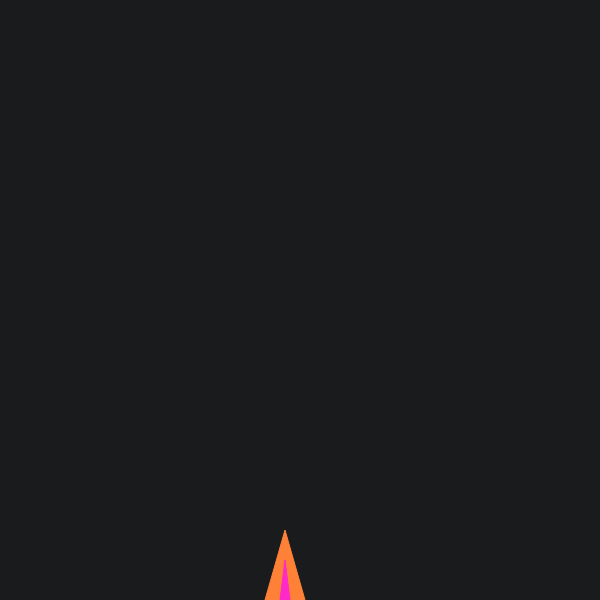
Frame 1 (no input)
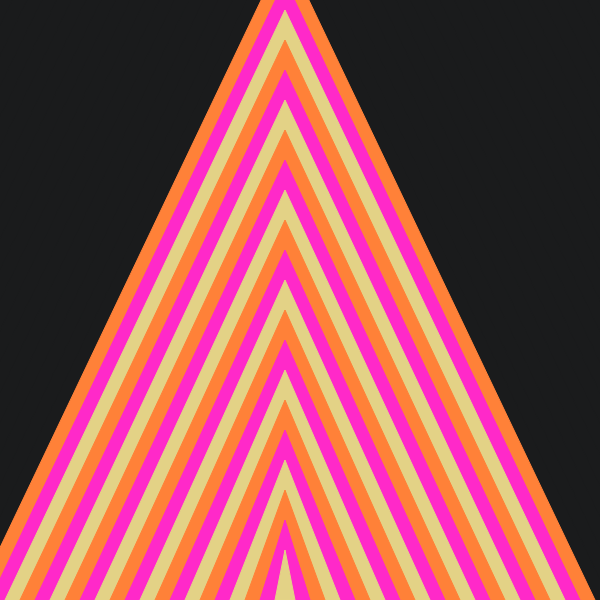
Frame 60 (no input)
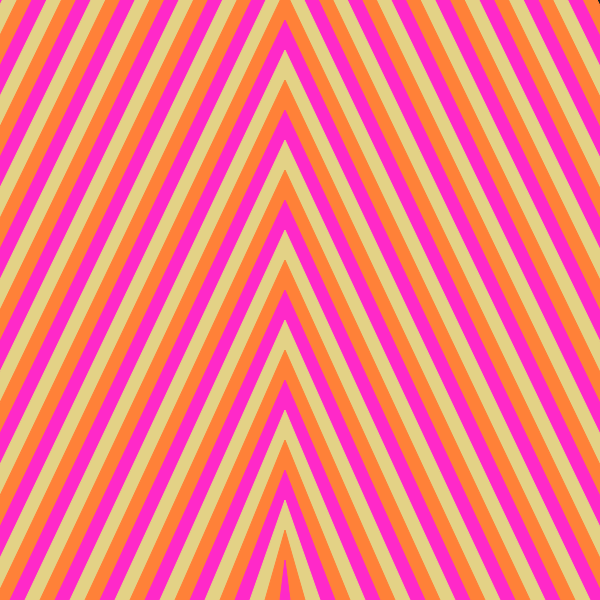
Frame 120 (the mouse pressed at the canvas centre since frame 60)

The p5.js sketch that drew these frames (run headless with seeded random() and noise() and a simulated clock; from frame 60 on, the mouse is pressed at the canvas centre):

// p5.js sketch
// ── sketch.js
//Global Variables
var frames = 0;

var triX = 285;
var triY = 570;
var triColor = new Array(75).fill().map(() => [26, 27, 28]);
var newColor;
var colorTracker = 0;

var squareX = 0;
var squareY = 0;
var Xmod = 0;
var Ymod = 0;

var circleX = 400;
var circleY = 200;
var diameter;
var circColors = [[23, 255, 46], [156, 2, 45], [189, 252, 210], [3, 28, 252]];
var ripColor = 0;
var ripple1 = 1;
var ripple2 = 1;
var ripple3 = 1;
var ripple4 = 1;
var ripple5 = 1;
var ripple6 = 1;
var ripple7 = 1;
var ripple8 = 1;
var ripple9 = 1;
var ripple10 = 1;

function setup() {
  createCanvas(600,600);
  triColor[0] = [255, 129, 56];
}

function draw() {
  
  //begin drawing the triangles
  if (frames < 201){
    frameRate(40);
    var remainder = frames % 3;
    if (remainder == 0) {
      var newColor;
      if (colorTracker == 0){
        newColor = [255, 41, 201];
        colorTracker = 1;
      } else if (colorTracker == 1){
        newColor = [227, 210, 134];
        colorTracker = 2;
      } else {
        newColor = [255, 129, 56];
        colorTracker = 0;
      }
      triColor.unshift(newColor);
      triColor.pop();
    }
      for(var k = 74; k > -1; k--){
        fill(triColor[k]);
        stroke(triColor[k]);
        triangle(triX - (k*15) - (colorTracker*5), 600, triX, triY - (k*30) - (colorTracker*10), triX + (k*15) + (colorTracker*5), 600);
      }
  }
  
  //erase the triangles
  if (frames > 200 && frames < 331){
    var remainder = frames % 3;
    if (remainder == 0) {
      triColor.unshift([26, 27, 28]);
      triColor.pop();
    }
      for(var k = 74; k > -1; k--){
        fill(triColor[k]);
        stroke(triColor[k]);
        triangle(triX - (k*15) - (colorTracker*5), 600, triX, triY - (k*30) - (colorTracker*10), triX + (k*15) + (colorTracker*5), 600);
      }
  }
  
  //horizontal box stripes
  if (frames > 330 && frames < 357){
    frameRate(15);
    strokeWeight(6);
    for (var j = 0; j< 3; j++){
      squareX = 0
      stroke(5, 218, 255);
      fill(120, 3, 255);
      square (squareX + Xmod, squareY + (200 * j),100);
       
      squareX = 500;
      stroke(120, 3, 255);
      fill(5, 218, 255);
      square (squareX - Xmod, squareY + 100 + (200 * j),100);
    }
    Xmod += 20
  }
  
  //vertical box stripes
  if (frames > 358 && frames < 385){
    frameRate(15);
    strokeWeight(6);
    for (var j = 0; j< 3; j++){
      squareX = 0
      stroke(5, 218, 255);
      fill(120, 3, 255);
      square (squareY + (200 * j), squareX + Ymod, 100);
       
      squareX = 500;
      stroke(120, 3, 255);
      fill(5, 218, 255);
      square (squareY + 100 + (200 * j), squareX - Ymod, 100);
    }
    Ymod += 20
  }
  
  //reset Xmod and Ymod
  if (frames == 385){
    Xmod = 0;
    Ymod = 0;
  }

  //horizontal box stripes
  if (frames > 386 && frames < 413){
    frameRate(15);
    strokeWeight(6);
    for (var j = 0; j< 3; j++){
      squareX = 0
      stroke(5, 218, 255);
      fill(120, 3, 255);
      square (squareX + Xmod, squareY + (200 * j),100);
       
      squareX = 500;
      stroke(120, 3, 255);
      fill(5, 218, 255);
      square (squareX - Xmod, squareY + 100 + (200 * j),100);
    }
    Xmod += 20
  }
  
  //vertical box stripes
  if (frames > 414 && frames < 441){
    frameRate(15);
    strokeWeight(6);
    for (var j = 0; j< 3; j++){
      squareX = 0
      stroke(5, 218, 255);
      fill(120, 3, 255);
      square (squareY + (200 * j), squareX + Ymod, 100);
       
      squareX = 500;
      stroke(120, 3, 255);
      fill(5, 218, 255);
      square (squareY + 100 + (200 * j), squareX - Ymod, 100);
    }
    Ymod += 20
  }  
  
  //erasing box stripes
  if (frames == 442){
    Xmod = 0;
  }
  if (frames > 442 && frames < 469){
    frameRate(15);
    strokeWeight(6);
    stroke(26, 27, 28);
    fill(26, 27, 28);
    for (var j = 0; j< 3; j++){
      squareX = 0
      square (squareX + Xmod, squareY + (200 * j),100);
       
      squareX = 500;
      square (squareX - Xmod, squareY + 100 + (200 * j),100);
    }
    Xmod += 20
  }
  
  //first ripple
  if (frames > 470 && frames < 510){
    frameRate(5);
    strokeWeight(0);
    ripple (300,300,15,ripple1);
    if (ripple1 < 26){
      ripple1 += 1;
    }
  }
  //second ripple
  if (frames > 490 && frames < 524){
    ripple (65,425,50,ripple2);
    if (ripple2 < 26){
      ripple2 += 1;
    }
  }
  //third ripple
  if (frames > 500 && frames < 524){
    ripple (350,90,100,ripple3);
    if (ripple3 < 26){
      ripple3 += 1;
    }
  }
  //fourth ripple
  if (frames > 505 && frames < 529){
    ripple (525,400,70,ripple4);
    if (ripple4 < 26){
      ripple4 += 1;
    }
  }
  //fifth ripple
  if (frames > 510 && frames < 540){
    ripple (125,175,60,ripple5)
    if (ripple5 < 26){
      ripple5 += 1;
    }
  }
  //sixth ripple
  if (frames > 515 && frames < 545){
    ripple (75,500,110,ripple6)
    if (ripple6 < 26){
      ripple6 += 1;
    }
  }
  //seventh ripple
  if (frames > 520 && frames < 550){
    ripple (375,570,20,ripple7)
    if (ripple7 < 26){
      ripple7 += 1;
    }
  }
  //eighth ripple
  if (frames > 525 && frames < 555){
    ripple (250,150,60,ripple8)
    if (ripple8 < 26){
      ripple8 += 1;
    }
  }
  //ninth ripple
  if (frames > 530 && frames < 560){
    ripple (480,275,90,ripple9)
    if (ripple9 < 26){
      ripple9 += 1;
    }
  }
  //erase ripple
  if (frames > 540 && frames < 570){
    for (var e = ripple10; e > 0; e--){
      fill(26, 27, 28);
      circle (300, 300, 20 * (1.2 ** e))
    }
    ripple10 += 1
  }
  
  
  frames += 1;
  
  //reset the animation
  if (frames == 570){
    frames = 0;

    Xmod = 0;
    Ymod = 0;
    
    ripple1 = 1;
    ripple2 = 1;
    ripple3 = 1;
    ripple4 = 1;
    ripple5 = 1;
    ripple6 = 1;
    ripple7 = 1;
    ripple8 = 1;
    ripple9 = 1;
    ripple10 = 1;
  }
}


function ripple (x,y,diameter,ripCount){
  if (ripColor > 3){
    ripColor = 0;
  }
  for (var i = ripCount; i > 0; i--){
    if (ripColor == 4){
      ripColor = 0;
    }
    fill(circColors[ripColor]);
    circle (x, y, diameter * (1.2 ** i))
    ripColor += 1;
  }
}
